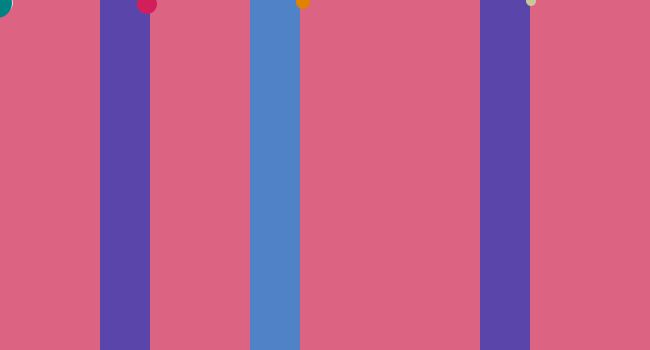
Frame 1 (no input)
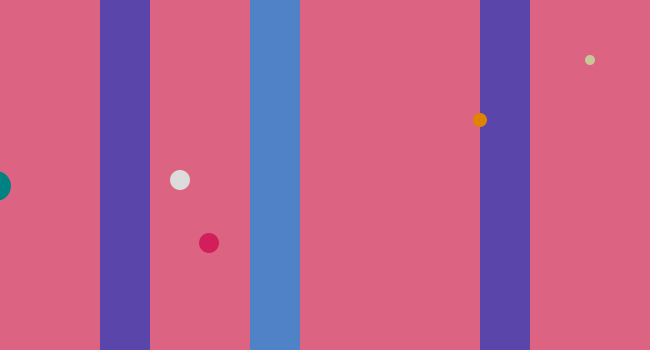
Frame 60 (the mouse pressed at the canvas centre just before this capture)
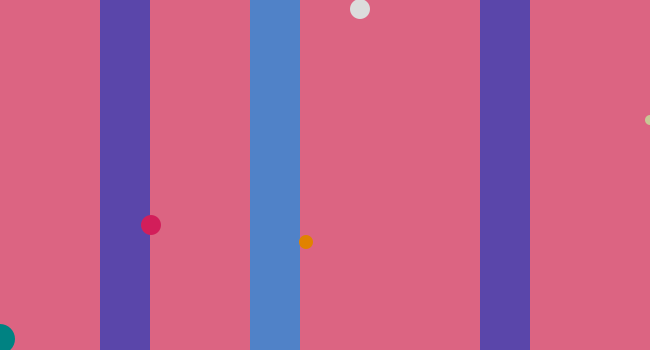
Frame 120 (the mouse held since frame 60 and released just before this capture)

The Processing sketch that drew these frames (run headless with seeded random() and noise(); from frame 60 on, the mouse is pressed at the canvas centre):

// Processing sketch: processing_113549
// ── processing_113549.pde

///Eunsil Choi 10/03/2013
/////// white
int circleX = 0;
int circleY = 0;
int circleW = 20;
int speedX = 0;
int speedY = 2;
/////// grey
int circleA = 0;
int circleB = 0;
int circleC = 30;
int speedA = 0;
int speedB = 3;
////// red
int circleS = 150;
int circleD = 0;
int circleF = 10;
int speedS = 0;
int speedD = 4;
////// orange
int circleG = 300;
int circleH = 0;
int circleJ = 14;
int speedG = 3;
int speedH = 2;
////// Green
int circleE = 530;
int circleR = 0;
int circleT = 10;
int speedE = 1;
int speedR = 1;

void setup() {
  size(650,350);
  smooth();
  noStroke();
}

void draw() {
  background(220,100,130);  
  ////middle line
  fill(80,130,200);
  rect(250,0,50,650);
  /////////black ball on the background
  fill(30);
  circleX = circleX+3;
  circleY = circleY+3;
  fill(220);
  ellipse(circleX, circleY,circleW, circleW);
  if(circleX>width) {
    circleX = 0;}
  if(circleY>height) {
    circleY = 0;}
  /////////the first and third lines
  fill(90,70,170);
  rect(100,0,50,650); 
  rect(480,0,50,650);
  
  ////
  fill(0,130, 130);
  circleA = circleA+speedA -3;
  circleB = circleB+speedB;
  ellipse(circleA, circleB,circleC, circleC);
  if(circleA<0){
    circleA=circleA+3;
    circleB=circleB+3;
    speedA = speedA + 5;}
  if(circleB<0) {
    speedB = -speedB;}
  if(circleA>90) {
    speedA = -1 * speedA;}
  if(circleB>height) {
    speedB = -1 * speedB;}
 
 //////
  fill(210,30,90);
  circleS = circleS+speedS -3;
  circleD = circleD+speedD;
  ellipse(circleS, circleD,2*circleF,2*circleF);
  if(circleS<150){
    circleS=circleS+3;
    circleD=circleD+3;
    speedS = speedS + 4;}
  if(circleD<0) {
    speedD = -speedD;}
  if(circleS>250) {
    speedS = -1 * speedS;}
  if(circleD>height) {
    speedD = -1 * speedD;}
///////
   fill(225,130,0);
  circleG = circleG+speedG;
  circleH = circleH+speedH;
  ellipse(circleG, circleH,circleJ,circleJ);
  if(circleG<300){
    circleG=circleG;
    circleH=circleH+2;
    speedG = speedG +1;}
  if(circleH<0) {
    speedH = -speedH;}
  if(circleG>480) {
    circleG=circleG;
    circleH=circleH+2;
    speedG = -speedG;}
  if(circleH>height) {
    speedH = - speedH;}
////////
  fill(200,200,150);
  circleE = circleE+speedE;
  circleR = circleR+speedR;
  ellipse(circleE, circleR,circleT,circleT);
  if(circleE<530){
    circleE=circleE+5;
    circleR=circleR+5;
    speedE = speedE +2;}
  if(circleR<0) {
    speedR = -speedR;}
  if(circleE>width) {
    circleE=circleE-5;
    circleR=circleR-5;
    speedE= -speedE;}
  if(circleR>height) {
    speedR = -speedR;}


}
